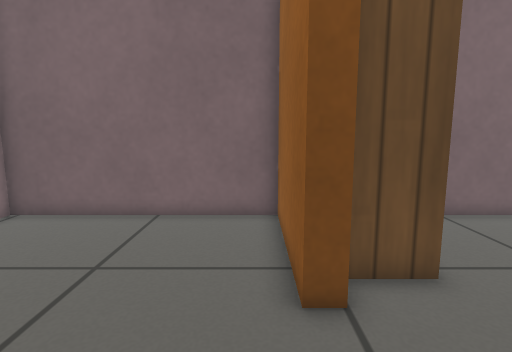
view 1 (above)

18 first-person views from a walk through a world built for the Gazebo simulator. The camera is 0.58 m above the floor, tilts 8° down and sees 80° across. Floor lines are 1 m apart. The floor is counted in squares, 0.2 m on a side. Each view is taken from the middle of a square. On the plan, view 1 faces up. The plan holds only what a view shows up to about 20 squares ahead; the rest is blank. Gazebo's built-in surfaces are drawn with simple patterns. Some surface patterns are stand-ins.

view 2
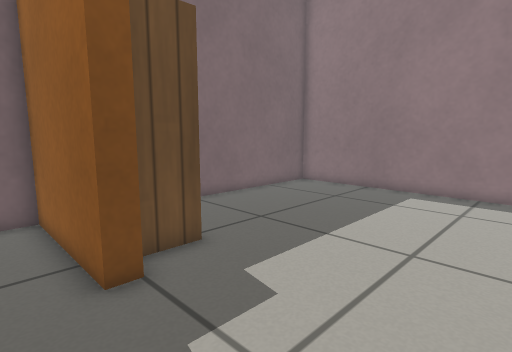

view 3
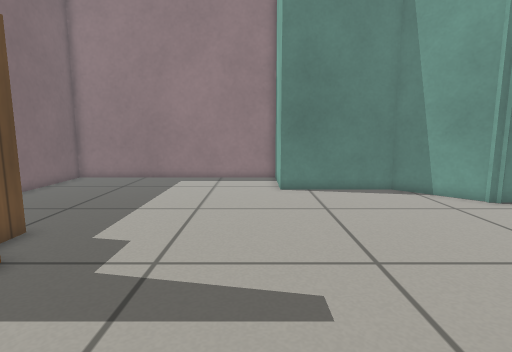

view 4
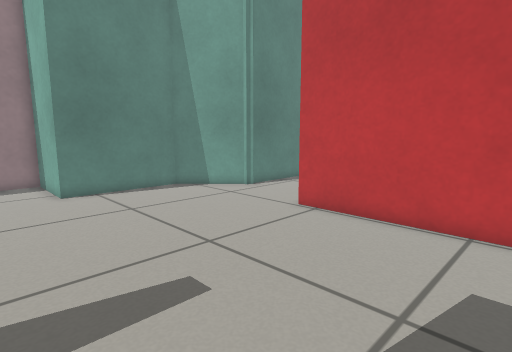

view 5
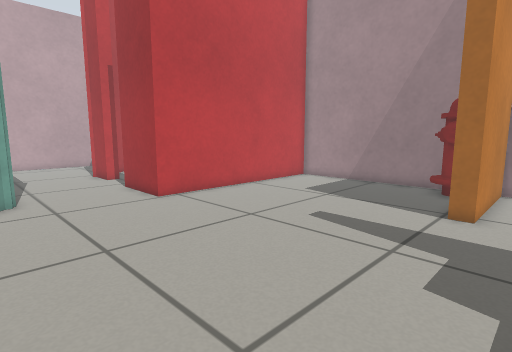

view 6
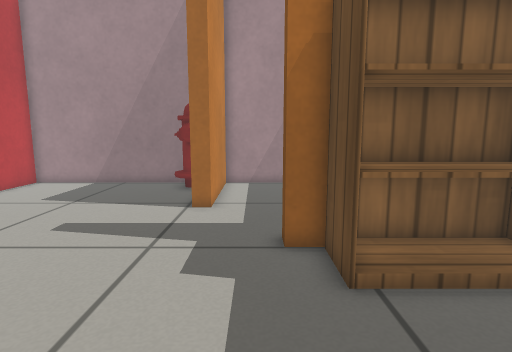

view 7
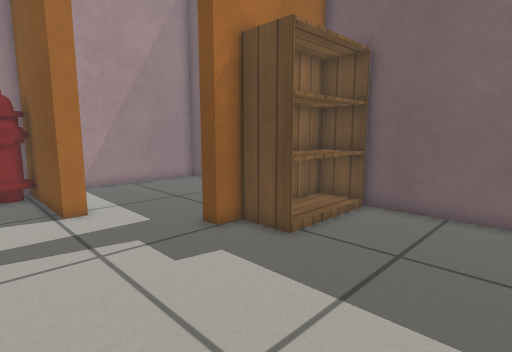

view 8
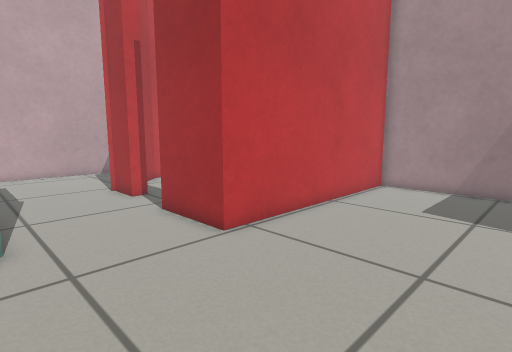

view 9
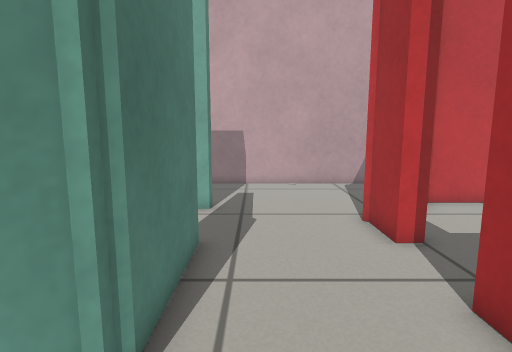

view 10
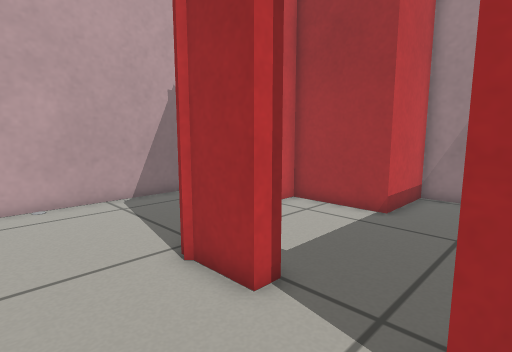

view 11
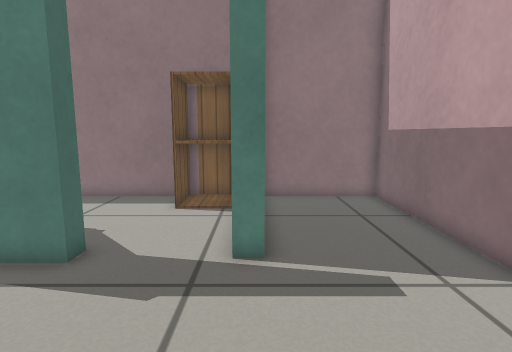

view 12
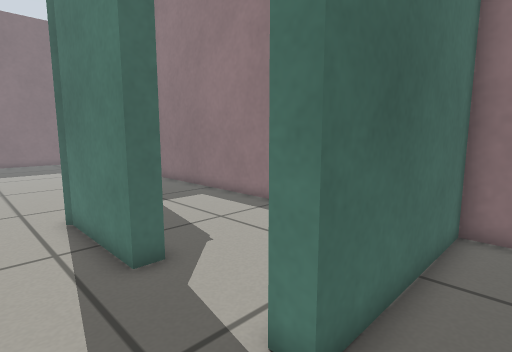

view 13
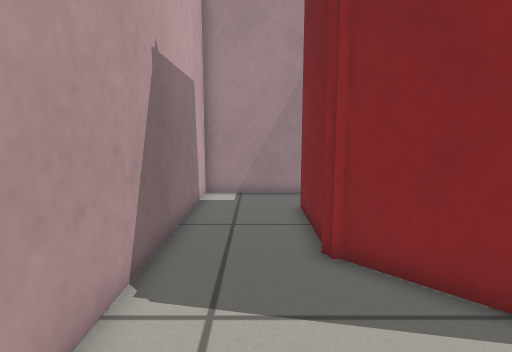

view 14
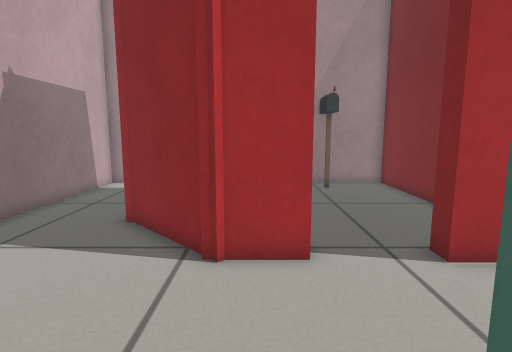

view 15
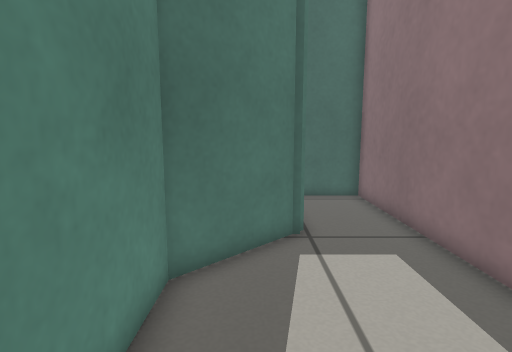

view 16
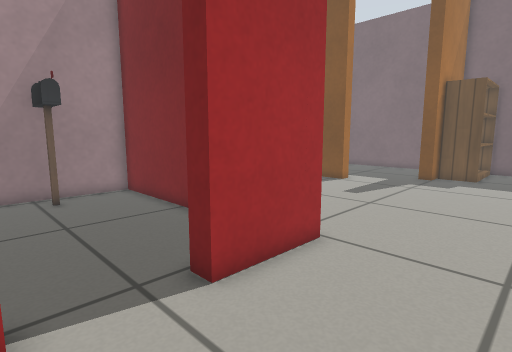

view 17
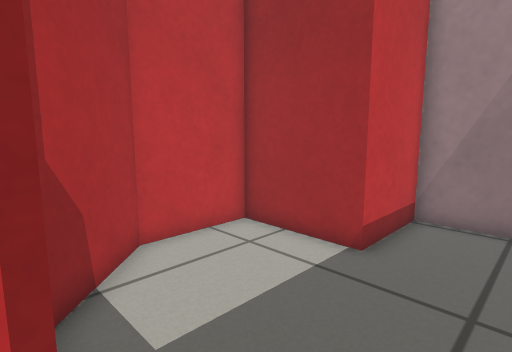

view 18
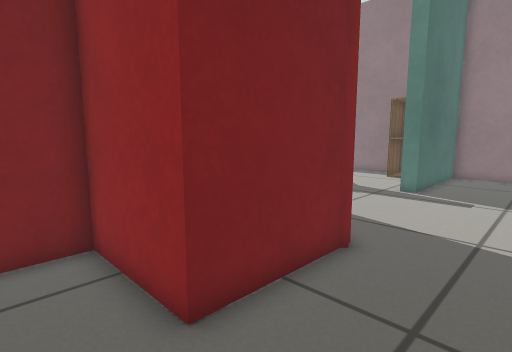

### Floor plan
Points are (right, up) in squares from view 1. A wall is a line through its corners. A room is listed if a view was taken in it or the views show most of it. See-through windows are left out.
Room 1 (views 1, 2, 3, 4, 5, 6, 7, 8, 9, 10, 16)
walls: (-2.7, 2.3) (-2.7, 1.5) (-8.7, 1.5) (-8.7, -8.9) (2.4, -8.9) (2.4, -12.7); (1.5, 5.9) (1.5, 4.7) (0.8, 4.7); (7.7, -10.8) (10.5, -8) (10.5, -2.3) (14.8, -2.3) (14.8, 10.5) (3.5, 10.5); (2.4, -15.7) (2.4, -17.7); (8.4, -15.8) (7.5, -15.8) (7.5, -11.2); (2.1, -18.3) (1.2, -19.1); (7.8, -19.4) (8.3, -19.4)
ways out: opening at (4.5, -20) to room 2; opening at (8, -17.5) to room 3; opening at (2, -14) to room 4; opening at (-1, 3.7) to room 5
objects: fire hydrant (-8, 0) to (-7, 1); bookshelf (2, 6) to (3, 10)
Room 2 (views 11, 12, 13, 18)
walls: (-0.6, -21.3) (-5.7, -21.3) (-5.7, -17) (-7.5, -17); (1.2, -19.1) (-0.8, -21.1); (-8.7, -20.8) (-8.7, -25.5) (14.8, -25.5) (14.8, -20.2) (7.8, -20.2) (7.8, -19.4)
ways out: opening at (4.5, -20) to room 1
Room 3 (views 14, 15)
walls: (11.1, -8.4) (8.3, -11.3) (8.3, -15.1); (14.8, -17.5) (14.8, -3) (12.3, -3)
ways out: opening at (8, -17.5) to room 1
objects: cabinet (13, -19) to (14, -17)
Room 4 (view 17)
walls: (-3, -9.6) (-8.7, -9.6) (-8.7, -16.2) (-5, -16.2) (-5, -20.5) (-1.2, -20.5) (1.2, -18.1); (1.5, -15.7) (2.4, -15.7); (2.4, -12.7) (1.6, -12.7)
ways out: opening at (2, -14) to room 1
objects: postbox (-8, -13) to (-7, -13)
Room 5 (no view inside)
walls: (0.8, 4.7) (0.8, 10.5) (-8.7, 10.5) (-8.7, 2.3) (-2.7, 2.3)
ways out: opening at (-1, 3.7) to room 1

Where each view was taken, in squares from view 1:
view 1: 0 up, 0 right, facing up
view 2: 1 down, 1 left, facing up-right
view 3: 1 down, 5 left, facing right
view 4: 1 up, 5 left, facing down-right
view 5: 4 up, 9 right, facing down-left
view 6: 4 up, 9 right, facing left
view 7: 1 down, 9 right, facing up-left
view 8: 2 down, 8 right, facing down-left
view 9: 8 down, 6 right, facing down
view 10: 12 down, 6 right, facing down-left
view 11: 20 down, 1 right, facing right
view 12: 22 down, 5 right, facing up-right
view 13: 23 down, 6 right, facing left
view 14: 17 down, 9 right, facing left
view 15: 17 down, 10 right, facing up
view 16: 16 down, 7 right, facing up-left
view 17: 13 down, 2 right, facing down-left
view 18: 25 down, 8 left, facing up-right
